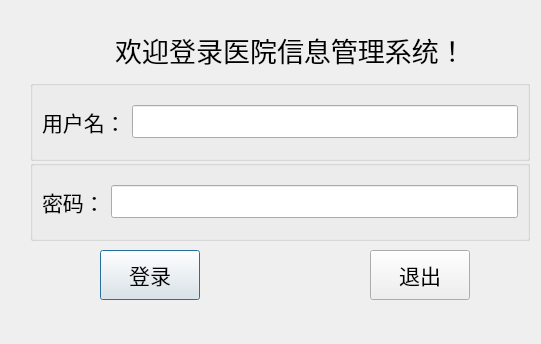
<?xml version="1.0" encoding="UTF-8"?>
<ui version="4.0">
 <class>Dialog</class>
 <widget class="QDialog" name="Dialog">
  <property name="geometry">
   <rect>
    <x>0</x>
    <y>0</y>
    <width>541</width>
    <height>344</height>
   </rect>
  </property>
  <property name="windowTitle">
   <string>Dialog</string>
  </property>
  <widget class="QLabel" name="label_welcome">
   <property name="geometry">
    <rect>
     <x>50</x>
     <y>30</y>
     <width>481</width>
     <height>40</height>
    </rect>
   </property>
   <property name="font">
    <font>
     <family>Adobe Courier</family>
     <pointsize>20</pointsize>
    </font>
   </property>
   <property name="text">
    <string>欢迎登录医院信息管理系统！</string>
   </property>
   <property name="alignment">
    <set>Qt::AlignCenter</set>
   </property>
  </widget>
  <widget class="QPushButton" name="pushButton">
   <property name="geometry">
    <rect>
     <x>100</x>
     <y>250</y>
     <width>100</width>
     <height>50</height>
    </rect>
   </property>
   <property name="font">
    <font>
     <pointsize>16</pointsize>
    </font>
   </property>
   <property name="text">
    <string>登录</string>
   </property>
  </widget>
  <widget class="QPushButton" name="pushButton_2">
   <property name="geometry">
    <rect>
     <x>370</x>
     <y>250</y>
     <width>100</width>
     <height>50</height>
    </rect>
   </property>
   <property name="font">
    <font>
     <pointsize>16</pointsize>
    </font>
   </property>
   <property name="text">
    <string>退出</string>
   </property>
  </widget>
  <widget class="QGroupBox" name="groupBox">
   <property name="geometry">
    <rect>
     <x>30</x>
     <y>160</y>
     <width>500</width>
     <height>81</height>
    </rect>
   </property>
   <property name="font">
    <font>
     <pointsize>16</pointsize>
    </font>
   </property>
   <property name="title">
    <string/>
   </property>
   <layout class="QHBoxLayout" name="horizontalLayout">
    <item>
     <widget class="QLabel" name="label_password">
      <property name="font">
       <font>
        <pointsize>16</pointsize>
       </font>
      </property>
      <property name="text">
       <string>密码：</string>
      </property>
     </widget>
    </item>
    <item>
     <widget class="QLineEdit" name="lineEdit_password">
      <property name="font">
       <font>
        <pointsize>16</pointsize>
       </font>
      </property>
     </widget>
    </item>
   </layout>
  </widget>
  <widget class="QGroupBox" name="groupBox_2">
   <property name="geometry">
    <rect>
     <x>30</x>
     <y>80</y>
     <width>500</width>
     <height>81</height>
    </rect>
   </property>
   <property name="font">
    <font>
     <pointsize>16</pointsize>
    </font>
   </property>
   <property name="title">
    <string/>
   </property>
   <layout class="QHBoxLayout" name="horizontalLayout_2">
    <item>
     <widget class="QLabel" name="label_username">
      <property name="font">
       <font>
        <pointsize>16</pointsize>
       </font>
      </property>
      <property name="text">
       <string>用户名：</string>
      </property>
     </widget>
    </item>
    <item>
     <widget class="QLineEdit" name="lineEdit_username">
      <property name="font">
       <font>
        <pointsize>16</pointsize>
       </font>
      </property>
     </widget>
    </item>
   </layout>
  </widget>
  <widget class="QLabel" name="label_error">
   <property name="geometry">
    <rect>
     <x>-1</x>
     <y>310</y>
     <width>541</width>
     <height>25</height>
    </rect>
   </property>
   <property name="text">
    <string/>
   </property>
   <property name="alignment">
    <set>Qt::AlignCenter</set>
   </property>
  </widget>
 </widget>
 <tabstops>
  <tabstop>lineEdit_username</tabstop>
  <tabstop>lineEdit_password</tabstop>
  <tabstop>pushButton</tabstop>
  <tabstop>pushButton_2</tabstop>
 </tabstops>
 <resources/>
 <connections/>
</ui>
